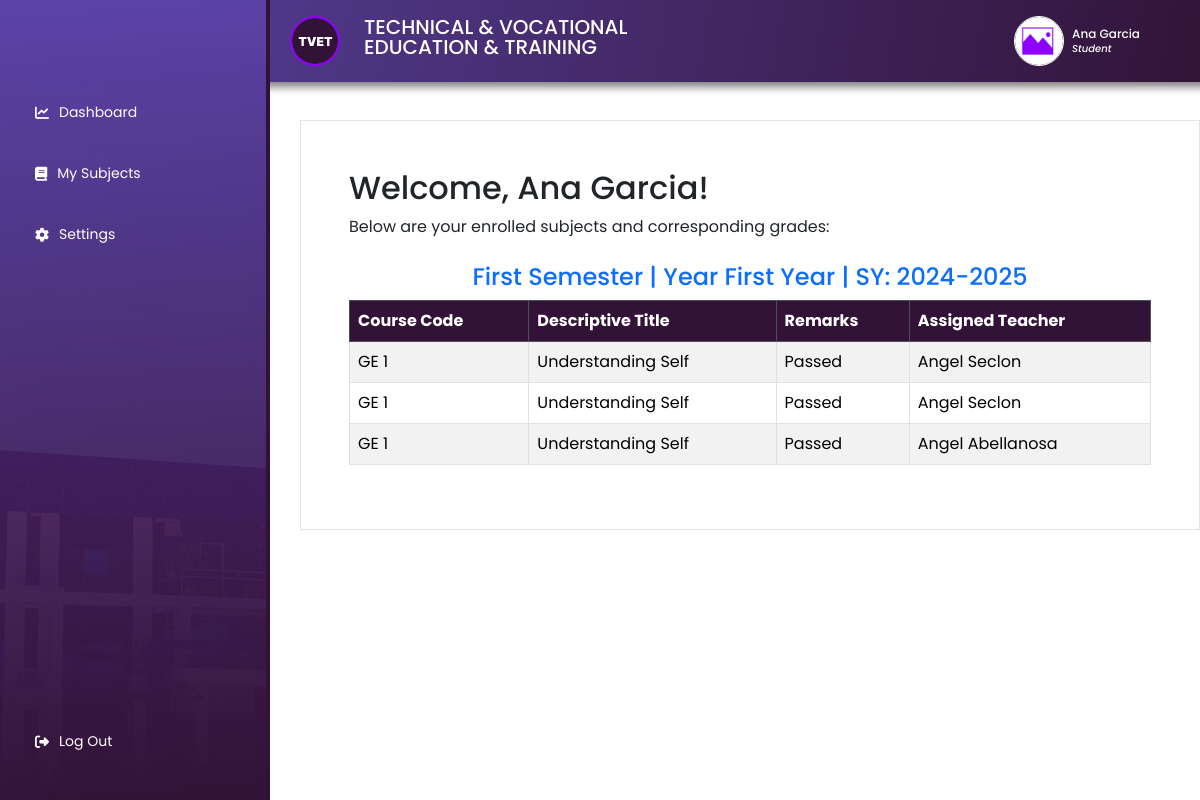
Screenshot of /student/mysubjects.php (signed in) with the database file from the repository.
### tables this page shows
CREATE TABLE `student_users` (
  `id` int NOT NULL,
  `name` varchar(255) NOT NULL,
  `course` varchar(50) NOT NULL,
  `email` varchar(255) NOT NULL,
  `password` varchar(255) NOT NULL,
  `s_image` text
);

CREATE TABLE `student_grades` (
  `id` int NOT NULL,
  `student_id` int NOT NULL,
  `name` varchar(255) NOT NULL,
  `course` varchar(100) NOT NULL,
  `year_level` varchar(150) NOT NULL,
  `semester` varchar(150) NOT NULL,
  `school_year` varchar(120) NOT NULL,
  `course_code` varchar(150) NOT NULL,
  `descriptive_title` varchar(255) NOT NULL,
  `final_rating` decimal(3,1) NOT NULL,
  `remarks` varchar(100) NOT NULL,
  `teacher_id` int NOT NULL,
  `subject_id` int NOT NULL,
  `section` text NOT NULL
);

CREATE TABLE `teachers` (
  `t_id` int NOT NULL,
  `t_name` text NOT NULL,
  `t_user_name` text NOT NULL,
  `t_password` text NOT NULL,
  `t_gender` text NOT NULL,
  `status` int NOT NULL DEFAULT '0',
  `t_image` text NOT NULL
);

### student/mysubjects.php (the view, shortened to what this page needs)
<?php
require_once '../config/conn.php';
$student_id = $_SESSION['student_id'];
$query = "SELECT
            sg.course_code,
            sg.descriptive_title,
            sg.semester,
            sg.year_level,
            sg.school_year,
            sg.final_rating,
            sg.remarks,
            t.t_name AS teacher_name
          FROM student_grades sg
          JOIN teacher_subjects ts ON sg.subject_id = ts.subject_id
          JOIN teachers t ON ts.teacher_id = t.t_id
          WHERE sg.student_id = ?
          ORDER BY sg.school_year DESC, sg.year_level DESC, sg.semester DESC";
$stmt = $conn->prepare($query);
$stmt->bind_param("i", $student_id);
$stmt->execute();
$result = $stmt->get_result();
$last_semester = "";
$last_year_level = "";
$last_school_year = "";
?>
<!DOCTYPE html>
<html lang="en">
<head>
    <link rel="stylesheet" href="../public/style/bootstrap.min.css">
    <link rel="stylesheet" href="../public/style/main.css">
    <link rel="stylesheet" href="../public/style/admin.css">
    <link rel="stylesheet" href="../public/fonts/css/all.min.css">
</head>
<body>
    <?php include('./theme/header.php'); ?>
    <div class="main-container">
        <?php include('./theme/sidebar.php'); ?>
        <main class="main">
            <div class="main-wrapper" style="padding: 4%;">
                <h2>Welcome, <?= $_SESSION['student_name']; ?>!</h2>
                <p>Below are your enrolled subjects and corresponding grades:</p>
                <?php if ($result->num_rows > 0): ?>
                    <?php while ($row = $result->fetch_assoc()): ?>
                        <?php
                        if ($last_semester !== $row['semester'] || $last_year_level !== $row['year_level'] || $last_school_year !== $row['school_year']) {
                            echo "<h4 class='text-center mt-4 text-primary'>
                            {$row['semester']} | Year {$row['year_level']} | SY: {$row['school_year']}
                          </h4>";
                            echo "<table class='table table-bordered table-striped'>
                            <thead class='table-dark'>
                                <tr>
                                    <th>Course Code</th>
                                    <th>Descriptive Title</th>
                                    <th>Remarks</th>
                                    <th>Assigned Teacher</th>
                                </tr>
                            </thead>
                            <tbody>";
                            $last_semester = $row['semester'];
                            $last_year_level = $row['year_level'];
                            $last_school_year = $row['school_year'];
                        }
                        ?>
                        <tr>
                            <td><?= $row['course_code']; ?></td>
                            <td><?= $row['descriptive_title']; ?></td>
                            <td><?= $row['remarks']; ?></td>
                            <td><?= $row['teacher_name']; ?></td>
                        </tr>
                    <?php endwhile; ?>
                    </tbody>
                    </table>
                <?php else: ?>
                    <p class="text-danger">No subjects found.</p>
                <?php endif; ?>
            </div>
        </main>
    </div>
</body>
</html>

### student/theme/header.php (shortened to what this page needs)
<?php
$student_id = $_SESSION['student_id'];
$student = $conn->query("SELECT * FROM `student_users` WHERE id = '$student_id'");
$row = $student->fetch_assoc();
$name = $row['name'];
$image = $row['s_image'];
?>
<header>
    <div class="header-container">
        <div class="logo-wrapper d-flex flex-row gap-4 align-items-center">
            <div class="logo">
                <img src="../public/assets/icon/logo.svg">
            </div>
            <h5 class="text-white" style="text-transform: uppercase; line-height:1">Technical & Vocational <br> Education & Training</h5>
        </div>
        <div class="profile-wrapper d-flex flex-row gap-2 align-items-center">
            <div class="profile">
                <a href="settings.php">
                    <img src="../public/assets/images/<?= !empty($image) ? $image : 'imageholder.jpg' ?>" alt="Profile Picture">
                </a>
            </div>
            <div class="profile-name">
                <h6 style="font-size: 12px; line-height: 1; margin-bottom:4px" class="text-white"><?= $name; ?></h6>
                <h6 style="font-size: 10px; line-height: 1; margin:0" class="text-white"><em>Student</em></h6>
            </div>
        </div>
    </div>
</header>

### public/style/main.css (style rules this page uses)
body { font-family: 'Poppins' !important; }
a { text-decoration: none; }
.main { width: 100%; margin-top: 120px; }
.main-wrapper { margin-left: 300px; padding: 2%; border: 1px solid rgba(0, 0, 0, 0.1); }
.logo { width: 50px; }
.logo img { width: 100%; border: 2px solid #8F00FF; border-radius: 50%; }
.profile { width: 50px; height: 50px; border-radius: 100%; border: 1px solid white; }
.profile img { width: 100%; height: 100%; object-fit: cover; border-radius: 100%; }
.logo-wrapper { margin-left: 230px; }
.header-container { padding: 16px; display: flex; justify-content: space-between; background: linear-gradient(100deg, rgba(88,66,160,1) 0%, rgba(50,20,56,1) 100%); position: fixed; top: 0; width: 100%; z-index: 100; padding-inline: 60px; -webkit-box-shadow: 59px 12px 8px -7px rgba(0,0,0,0.5); }

### rows the page displays
student_users: name "Ana Garcia"
student_grades: semester "First Semester", year_level "First Year", school_year "2024-2025", course_code "GE 1", descriptive_title "Understanding Self", remarks "Passed", teacher.t_name "Angel Seclon", teachers.t_name "Angel Abellanosa"

### other values shown
$_SESSION['student_name'] "Ana Garcia"
